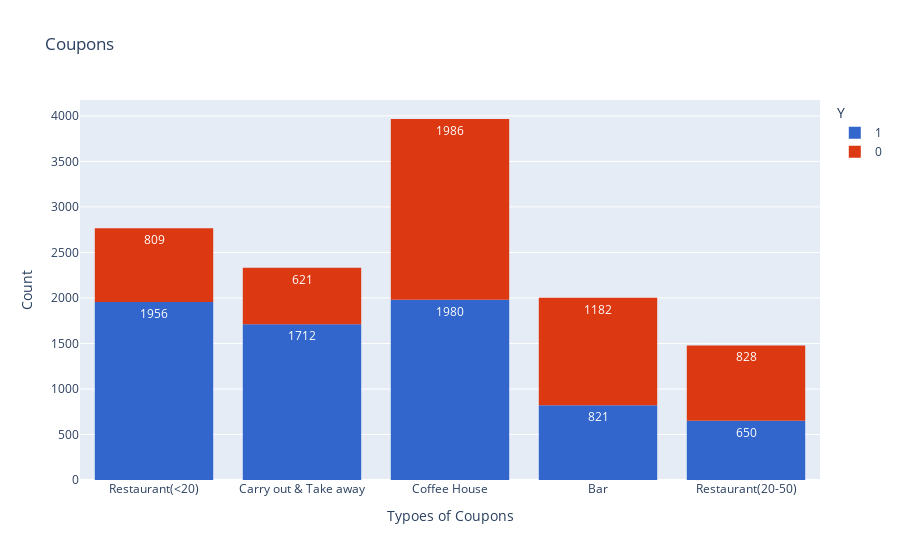

Write notebook code for a chart like this one.
### Markdown cell above
The following histogram shows the coupons with color on acceptance and the respective counts
The graph shows that cheap restaurants have a good number of acceptance similar to take out
coffe house is almost half and half, finally bars and more expensive restaturants have less acceptance

### Code cell
# Ploty histogram
fig1 = px.histogram(data_new, x = 'coupon', 
                    color = 'Y', # Adding a variable on color
                    title = 'Acceptance', # Title of the histogram
                    color_discrete_sequence=px.colors.qualitative.G10, #Palete of colors 
                    #hover_name = 'age', # Adding another variable visible on hover
                    text_auto=True, #Showing values on the columns
                    height=500) #Histogram vertical size
# Add title and axis lables
fig1.update_layout(
    title_text='Coupons', # title of plot
    xaxis_title_text='Typoes of Coupons', # xaxis label
    yaxis_title_text='Count', # yaxis label
)
fig1.show()

### Figure 1 — Plotly figure (JSON) as saved in the notebook; plotly's stock layout.template omitted (floating-point values rounded to 4 significant figures; data arrays with more than 128 entries replaced by an {"elided": "..."} marker saying what was removed)
{"data": [{"alignmentgroup": "True", "bingroup": "x", "hovertemplate": "Y=1<br>coupon=%{x}<br>count=%{y}<extra></extra>", "legendgroup": "1", "marker": {"color": "#3366CC", "pattern": {"shape": ""}}, "name": "1", "offsetgroup": "1", "orientation": "v", "showlegend": true, "texttemplate": "%{value}", "type": "histogram", "x": {"elided": "7119 str values"}, "xaxis": "x", "yaxis": "y"}, {"alignmentgroup": "True", "bingroup": "x", "hovertemplate": "Y=0<br>coupon=%{x}<br>count=%{y}<extra></extra>", "legendgroup": "0", "marker": {"color": "#DC3912", "pattern": {"shape": ""}}, "name": "0", "offsetgroup": "0", "orientation": "v", "showlegend": true, "texttemplate": "%{value}", "type": "histogram", "x": {"elided": "5426 str values"}, "xaxis": "x", "yaxis": "y"}], "layout": {"autosize": true, "barmode": "relative", "legend": {"title": {"text": "Y"}, "tracegroupgap": 0}, "title": {"text": "Coupons"}, "xaxis": {"anchor": "y", "autorange": true, "domain": [0, 1], "range": [-0.5, 4.5], "title": {"text": "Typoes of Coupons"}, "type": "category"}, "yaxis": {"anchor": "x", "autorange": true, "domain": [0, 1], "range": [0, 4175.0], "title": {"text": "Count"}}}}
